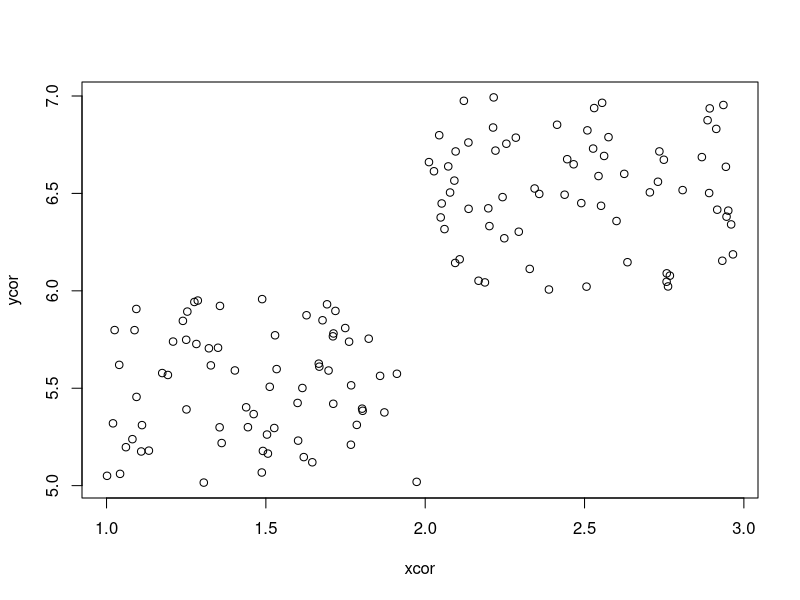
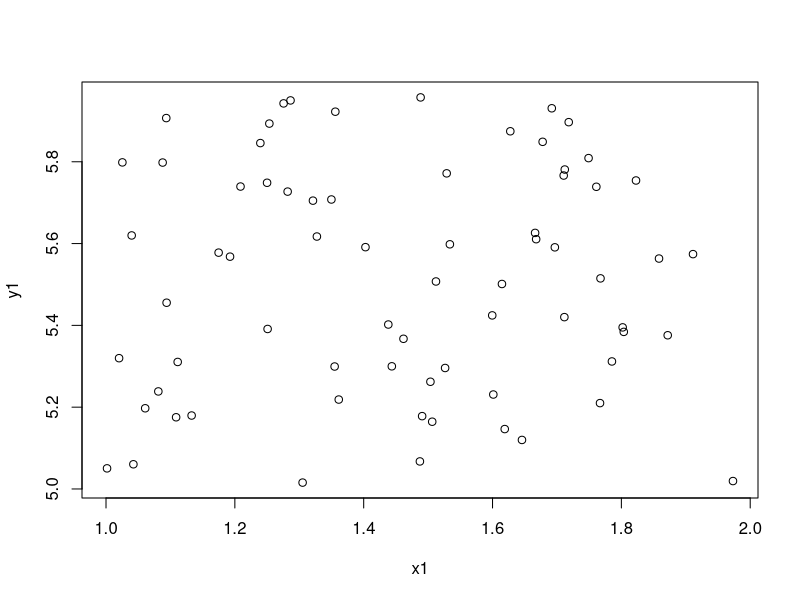
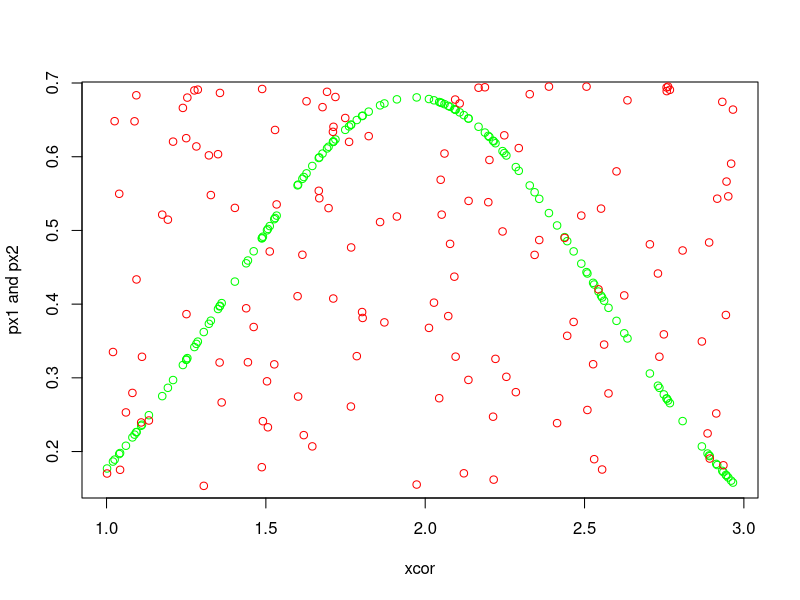
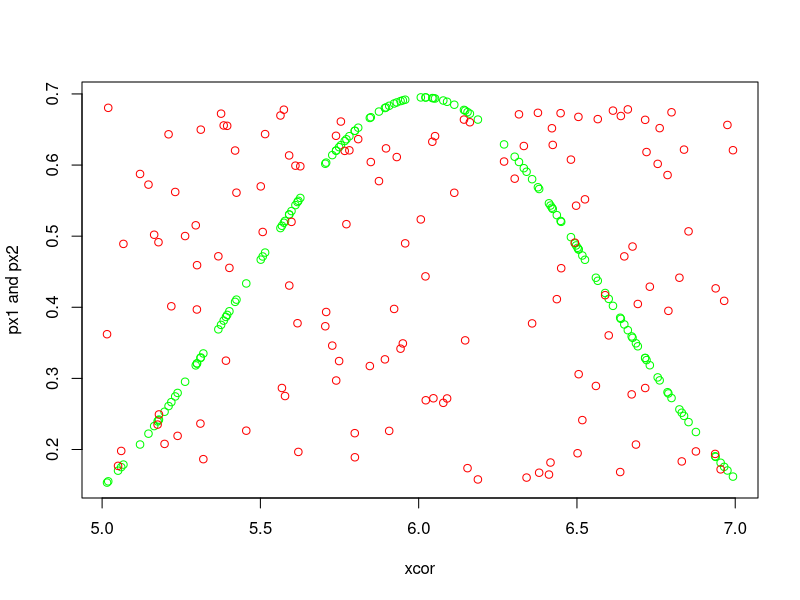
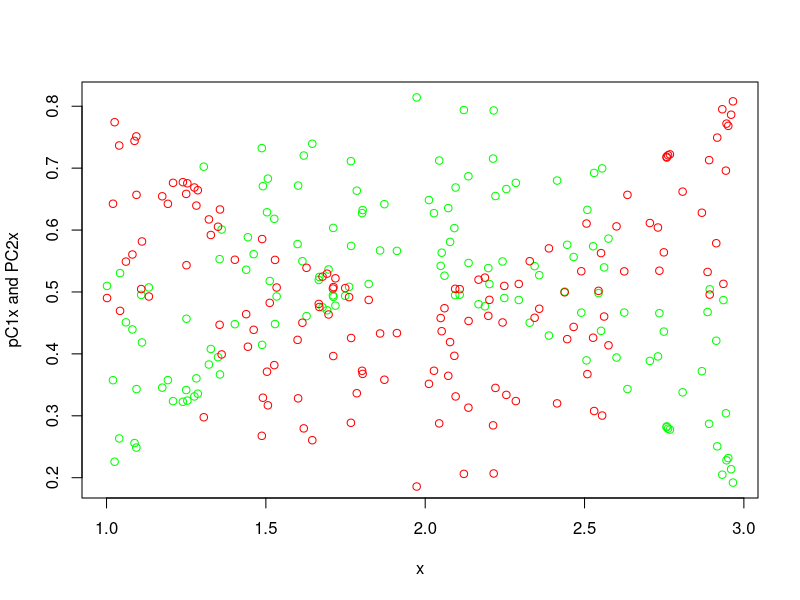
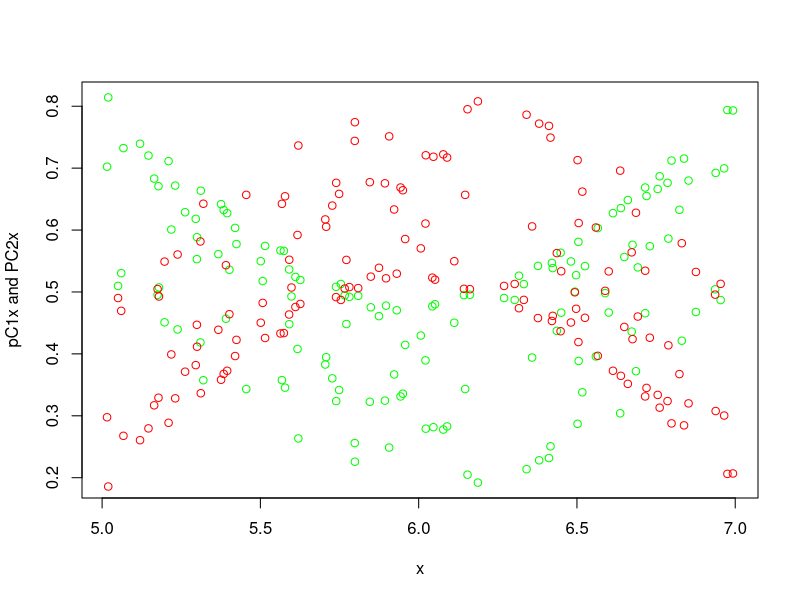

Source code (R) for these figures, in order:
library(MASS)

size<-70

x1<-1+runif(size)
y1<-5+runif(size)


x2<-2+runif(size)
y2<-6+runif(size)

xcor<-c(x1,x2)
ycor<-c(y1,y2)

df <- data.frame(xcor,ycor)
str(df)
plot(df)
plot(x1,y1)

lh <- function(input){
  output <- c()
  sd <- sd(input)
  mu <- mean(input)
  for(a in input){
    
    density <- ((1 / (sqrt(2*pi)*sd))*exp((-1*(a-mu)^2) / (2*(sd^2))))
    output <- c(output,density)
  }  
  return(output)
}

discriminant<- function(input){
  gx_output<- c()
  sd <- sd(input)
  mu <- mean(input)
  for(a in input){
    gx <- -.5* log(2*pi) - log(sd) - (((a-mu)^2)/2*(sd^2)) + log(0.5)
    gx_output<- c(gx_output,gx)
  }
  return(gx_output)
}

gx1 <- discriminant(xcor)
gx2 <-discriminant(ycor)
px1 <- lh(xcor)
px2 <- lh(ycor)

pC1x=px1*.5/(px1*.5+px2*.5)
pC2x=px2*.5/(px1*.5+px2*.5)

plot(xcor,px1,  type='p', col="green",  xlab ='xcor',ylab ='px1 and px2')
lines(xcor, px2, type='p',col ="red", xlab ='x', ylab ='y')

plot(ycor, px2, type='p', col="green", xlab ='xcor',ylab ='px1 and px2')
lines(ycor, px1, type ='p', col ="red", xlab ='x', ylab ='y')

plot(xcor, pC1x,  type='p',col ="green", xlab ='x',ylab ='pC1x and PC2x')
lines(xcor,pC2x,  type='p',col ="red", xlab='x', ylab ='y')

plot(ycor, pC1x, type ='p', xlim = range(ycor),col ="green", ylim = range(c(pC1x,pC1x)), xlab ='x',ylab ='pC1x and PC2x')
lines(ycor, pC2x, type ='p', col ="red", xlab='x', ylab ='y')

